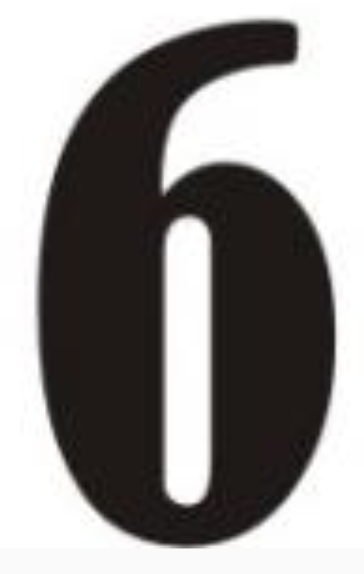
//> input picture src/poc/opencv-ocr/numbers/set0/6.png, 364 x 574 px
$ ./main numbers/set0/6.png   (built with g++ and OpenCV 4)
//> lines starting //> are read from the running program, lines starting //| are printed output that depends on the picture; after the words box and inside, x2 and y2 are one past the last pixel; in counts of white or black regions, pixels touching at a corner belong together
//> further down, img is the input picture: 574 rows x 364 cols, CV_8UC3; mean B, G, R 143.8, 145.1, 147.5
#include <iostream>

#include <opencv2/imgproc.hpp>
#include <opencv2/highgui.hpp>
#include <tesseract/publictypes.h>
#include <tesseract/baseapi.h>

/* Helper Functions */
std::string clean_string(std::string s) {
    size_t i = 0;

    while (i < s.length()) {
        i = s.find_first_of(" \t\r\n", i);
        s.erase(i);
    }
    return s;
}

cv::Mat prepare_img(cv::Mat img) {
    cv::resize(img, img, cv::Size2f(), 1.5f, 1.5f, cv::INTER_CUBIC);
//> img: 861 rows x 546 cols, CV_8UC3
    cv::cvtColor(img, img, cv::COLOR_BGR2GRAY);
//> img: 861 rows x 546 cols, CV_8UC1
    cv::dilate(img, img, cv::Mat(), cv::Point(1, 1), 2, 1, 1);
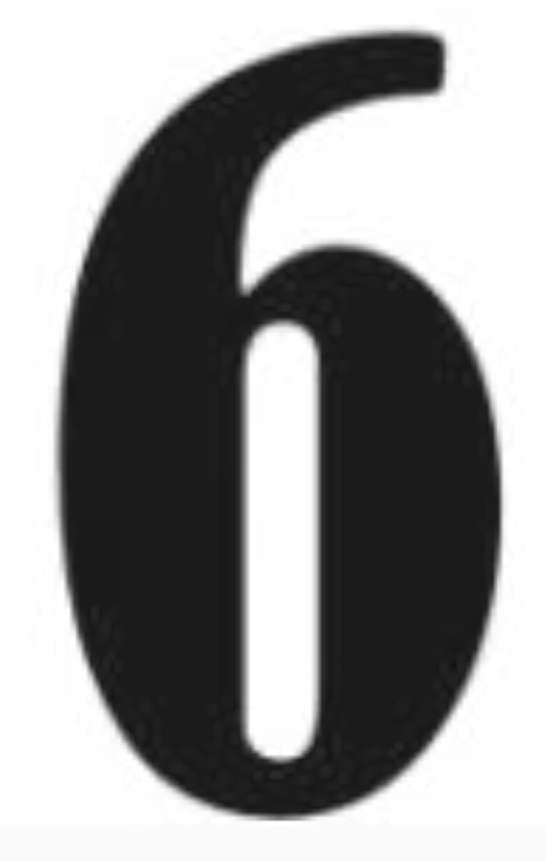
//> img: 861 rows x 546 cols, CV_8UC1; min 18, max 255, mean 150
    cv::erode(img, img, cv::Mat(), cv::Point(1, 1), 2, 1, 1);
    cv::GaussianBlur(img, img, cv::Size( 5, 5), 0, 0);
//> img: 861 rows x 546 cols, CV_8UC1; min 18, max 255, mean 145.8
    cv::threshold(img, img, 0, 255, cv::THRESH_BINARY|cv::THRESH_OTSU);
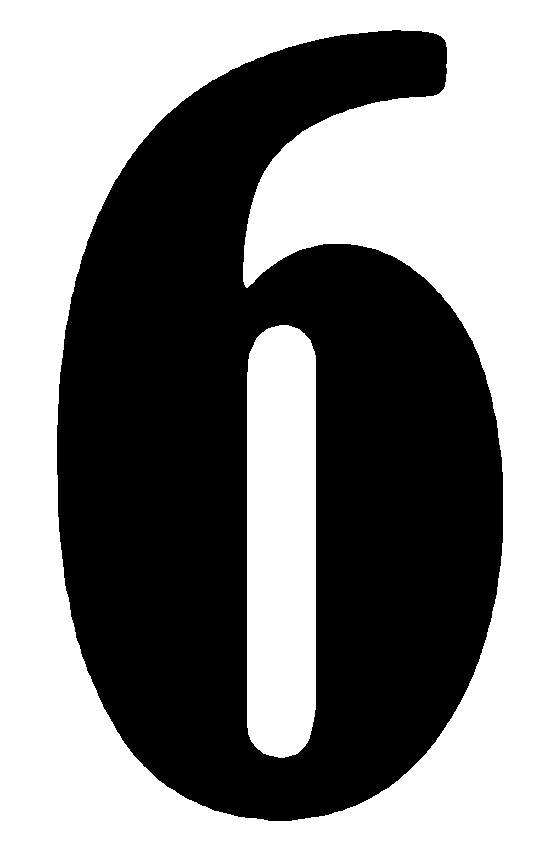
//> img: 861 rows x 546 cols, CV_8UC1; 52.3% white; 1 black region, box (x1, y1, x2, y2) and area: (57, 30, 503, 821) 224143

    cv::imwrite("result_prepare_img.jpg", img);

    return img;
}

bool is_number(const std::string& s)
{
    auto cs = clean_string(s);
    std::string::const_iterator it = cs.begin();
    while (it != cs.end() && std::isdigit(*it)) ++it;
    return !cs.empty() && it == cs.end();
}

/* End Helper Functions */

/* Create Contour Image - Creates a image with rectangles arround detected Objects */
void createContourImage(cv::Mat src)
{
    cv::Mat gray;
    cv::cvtColor(src, gray, CV_BGR2GRAY);
    cv::threshold(gray, gray, 200, 255, cv::THRESH_BINARY_INV);

    std::vector<std::vector<cv::Point> > contours;
    std::vector<cv::Vec4i> hierarchy;

    cv::findContours(gray, contours, hierarchy,CV_RETR_CCOMP, CV_CHAIN_APPROX_SIMPLE);

    for( int i = 0; i< contours.size(); i=hierarchy[i][0] )
    {
        cv::Rect r= cv::boundingRect(contours[i]);
        cv::rectangle(src, cv::Point(r.x,r.y), cv::Point(r.x+r.width,r.y+r.height), cv::Scalar(0,0,255), 1, 8, 0);
    }

    cv::imwrite("result_contours.jpg", src);
}

/* Predict Number - Predicts if a number is in the Image */
std::string predictNumber(cv::Mat img) {
    tesseract::TessBaseAPI* ocr = new tesseract::TessBaseAPI();
    ocr->SetVariable("tessedit_char_blacklist", "!?@#$%&*()<>_-+=/:;'\"ABCDEFGHIJKLMNOPQRSTUVWXYZabcdefghijklmnopqrstuvwxyz");
    ocr->SetVariable("tessedit_char_whitelist", "0123456789");
    ocr->SetVariable("classify_bln_numeric_mode", "1");

    // Initialize tesseract to use English (eng)
    ocr->Init(NULL, "eng", tesseract::OEM_DEFAULT);
    ocr->SetPageSegMode(tesseract::PSM_SINGLE_CHAR);
    ocr->SetImage(img.data, img.cols, img.rows, 3, img.step);

    // Run Tesseract OCR on image
    std::string outText = std::string(ocr->GetUTF8Text());

    delete ocr;
    ocr = nullptr;

    return outText;
}

int main( int argc, char** argv )
{
    if(argc <= 1) {
        //Abort if no image is available
        std::cout << "No Image. Abort..." << std::endl;
        return EXIT_FAILURE;
    }
    std::string imgPath = argv[1];
    std::cout << "Using Image: " << imgPath << std::endl;

    cv::Mat img = cv::imread(imgPath, 1), gray, temp;
    prepare_img(img);

    cv::cvtColor(img, gray, CV_BGR2GRAY);
    gray = gray > 127;
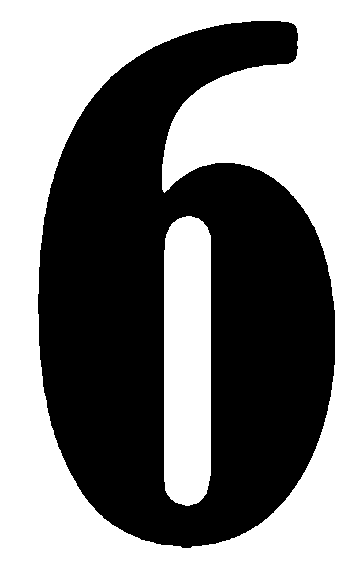
//> gray: 574 rows x 364 cols, CV_8UC1; 52.7% white; 1 black region

    std::vector<std::vector<cv::Point> > contours;
    std::vector<cv::Vec4i> hierarchy;

    findContours(gray, contours, hierarchy,
                 CV_RETR_CCOMP, cv::CHAIN_APPROX_SIMPLE);
//> contours = 3 contours; box (x1, y1, x2, y2) and area: (0, 0, 364, 574) 207999, (37, 20, 336, 549) 112496, (164, 216, 211, 506) 12722

    cv::Rect minRect;

//> (the run ends here: the program needs code that is not available in this run, at `tesseract::TessBaseAPI* ocr = new tesseract::TessBaseAPI();`)
